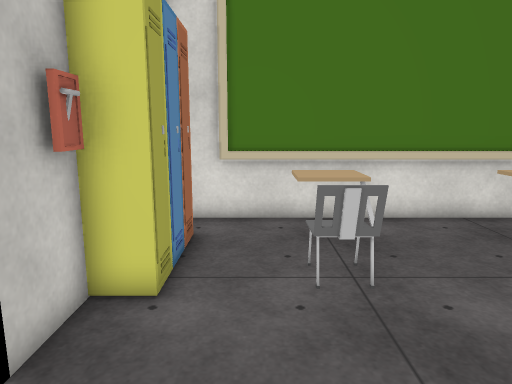
[1] (above)

14 first-person views from a walk through a 3-D level made in the Unity game engine. The camera is 1.5 m above the floor, tilts 10° down and sees 70° across. The floor is counted in squares, 0.5 m on a side. Each view is taken from the middle of a square. On the plan, view 1 faces up. The plan holds only what a view shows up to about 20 squares ahead; the rest is blank. The player is left out. Door leaves are left out, so doorways stand open. Some surface patterns are stand-ins.

[2]
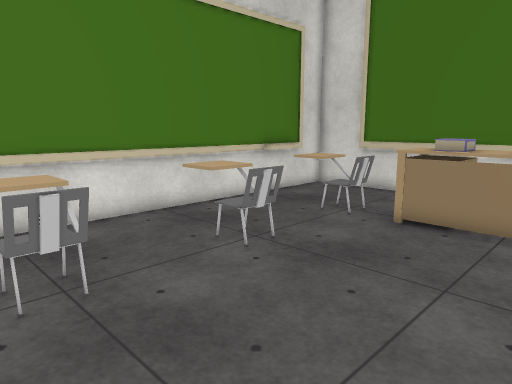

[3]
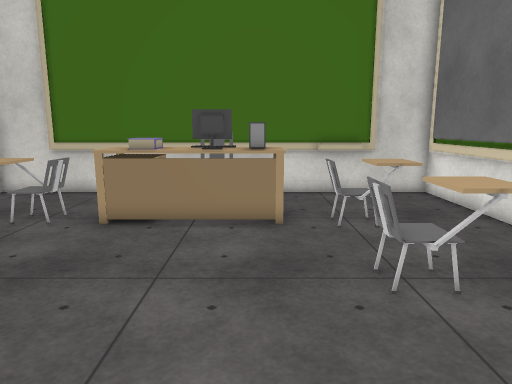

[4]
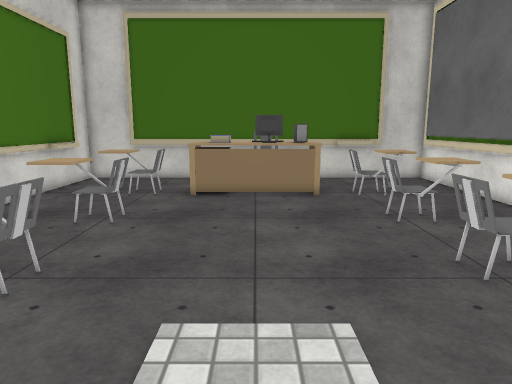

[5]
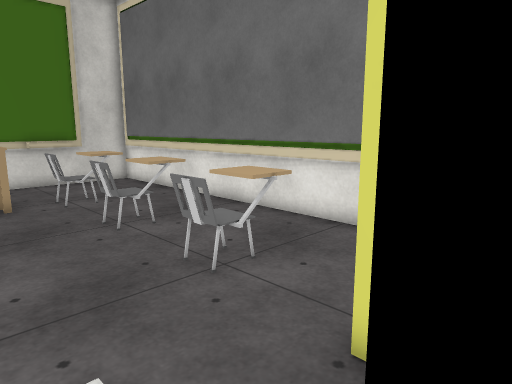

[6]
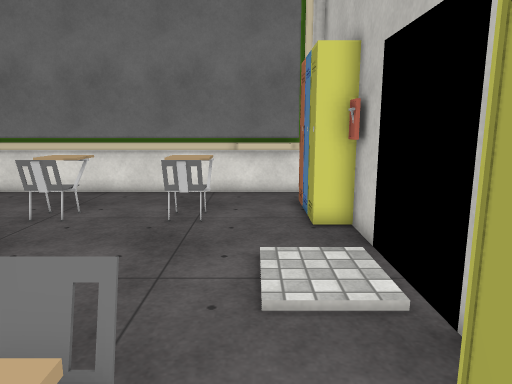

[7]
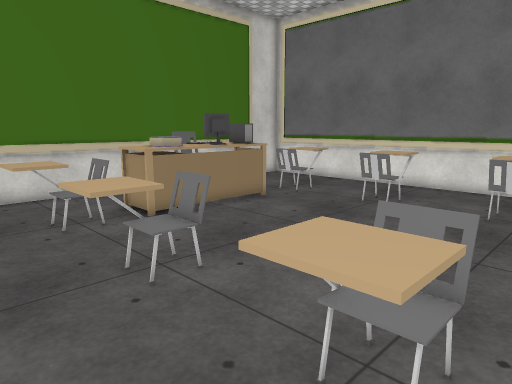

[8]
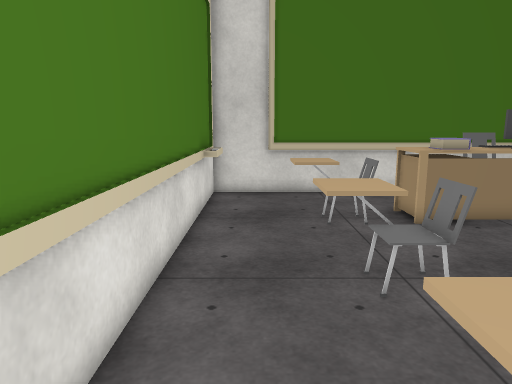

[9]
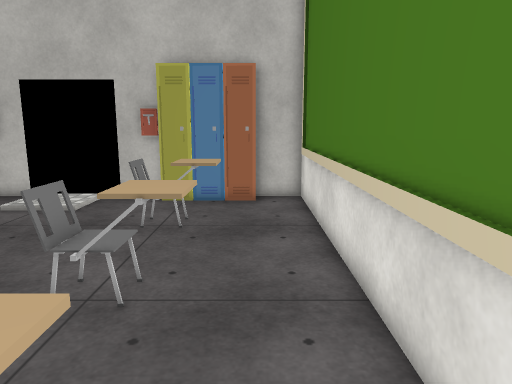

[10]
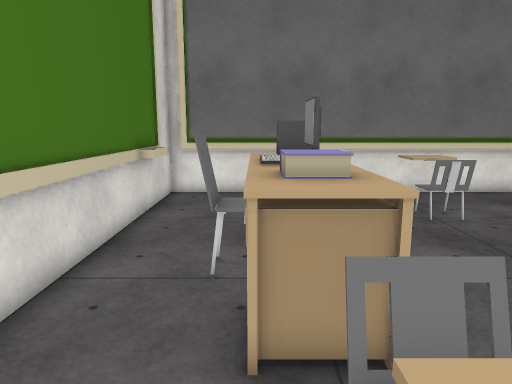

[11]
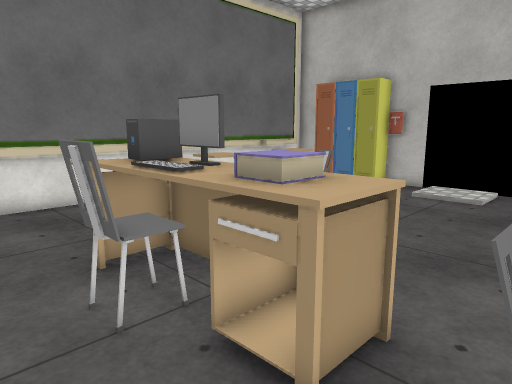

[12]
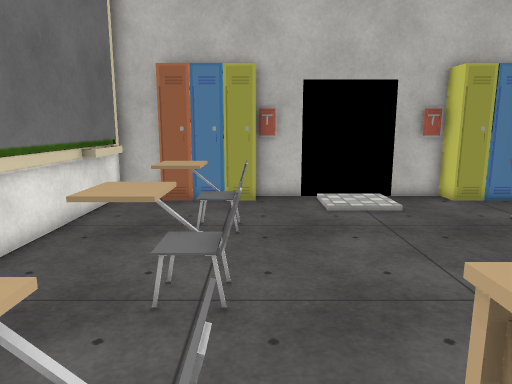

[13]
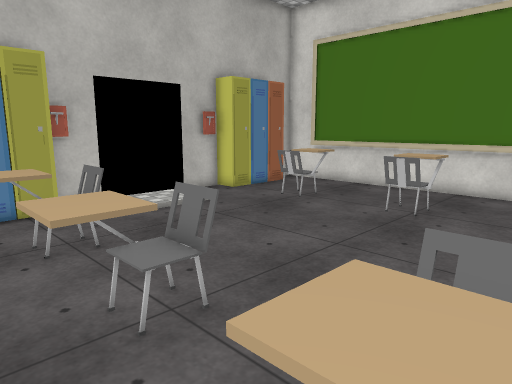

[14]
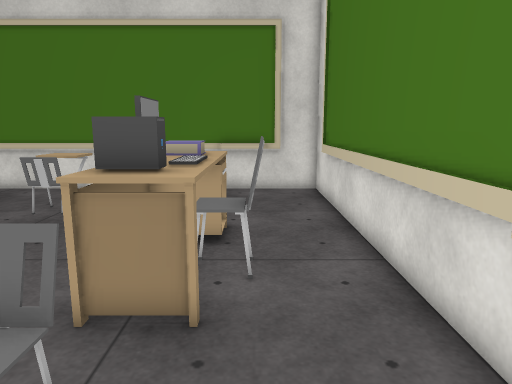

### Floor plan
Key: @ floor where view 1 was taken; # wall or solid block; . floor; D open door; E desk; B books; C computer; O other object.
Columns run from 5 left of view 1 to 17 right of it. Each row starts with its distance up from view 1.
 12   #####################
 11   #..............###..#
 10   ##..................#
  9    #..OO...OO...OO....#
  8    #..OO...OO...OO....#
  7    #...O....O....O....#
  6   ##..OO...OO...OO....#
  5   O.............EEE...#
  4   D.............EBB...#
  3  .D.............EBB...#
  2 ..D.............EEEO..#
  1  .D.............EEEO..#
  0 ##D..@..........ECE...#
 -1   #.............EEE...#
 -2   ##...OO..OO...OO....#
 -3    #...O....O...O....##
 -4    #...OO..OOO..OO...##
 -5    #...OO..OOO..OO...##
 -6    #..................#
 -7    ####...............#
 -8      ##################

Where each view was taken, in squares from view 1:
view 1: 0 up, 0 right, facing up
view 2: 0 up, 0 right, facing up-right
view 3: 0 up, 0 right, facing right
view 4: 2 up, 5 left, facing right
view 5: 2 up, 4 left, facing down-right
view 6: 9 up, 0 right, facing down
view 7: 11 up, 0 right, facing down-right
view 8: 10 up, 0 right, facing right
view 9: 10 up, 13 right, facing left
view 10: 9 up, 13 right, facing down
view 11: 7 up, 16 right, facing down-left
view 12: 2 down, 13 right, facing left
view 13: 6 down, 12 right, facing up-left
view 14: 6 down, 14 right, facing up
